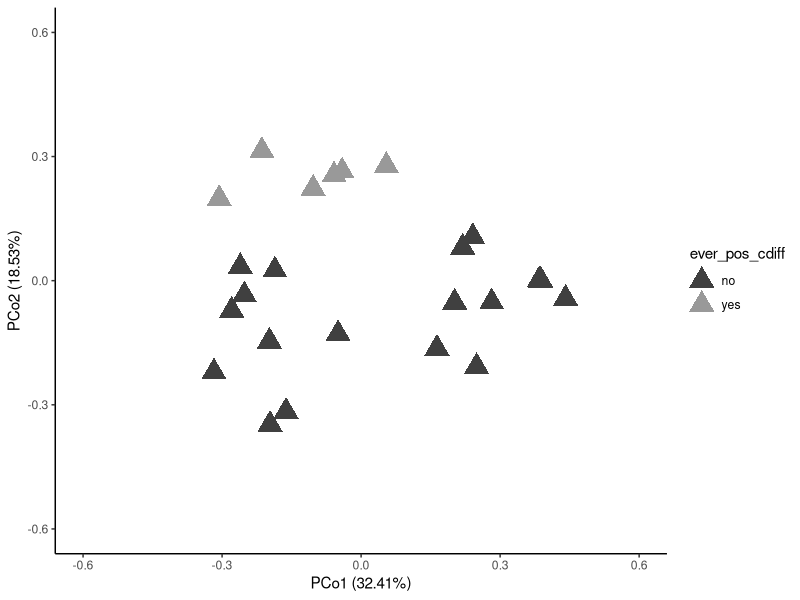
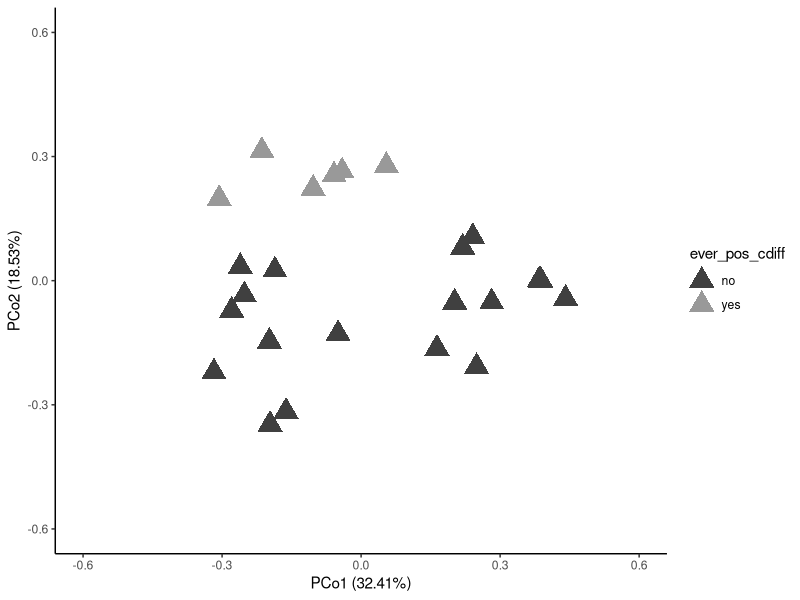

The R script that drew these images, in order:
################################################################################
# INTRO 
# Code to generate PcoA plots of theta YC distances in FMT recipients  (Fig 3C)
# 12/21/21
#Madeline R Barron 
###############################################################################

# Goal: Generate PcoA plots of theta YC distances using 16S sequences from fecal samples collec†ed from donors on 
#d from recipients 7 days post-FM, colored based on whether become positive or negative for 
#C.difficile

##############################################################################
# (01) LIBRARIES
###############################################################################

library(tidyverse)

##############################################################################
# (02)READING AND JOINING DATA
###############################################################################

meta <- read.csv("data/antip40_exp1_exp2_exp3_fmt_metadata.csv")
d0_fmt <- read.csv("data/recipients_d0.thetayc.0.03.pcoa.axes.csv")
d0_fmt_meta <- inner_join(d0_fmt, meta)


##############################################################################
# (03) PLOTTING
###############################################################################

colors_2 <- c("no" = "#404040", 
            "yes" = "#999999")

d0_plot <- ggplot(d0_fmt_meta, aes(axis1, axis2, color  = ever_pos_cdiff)) +
  geom_point(size = 6, shape = 17) +
  scale_color_manual(values=colors_2)+
  xlim(-0.6, 0.6) +
  ylim(-0.6, 0.6)+
  labs(x = "PCo1 (32.41%)", y = "PCo2 (18.53%)") +
  theme_classic()

d0_plot

ggsave("results/fmt_d0.pdf", height = 5, width = 8, units = "in")
